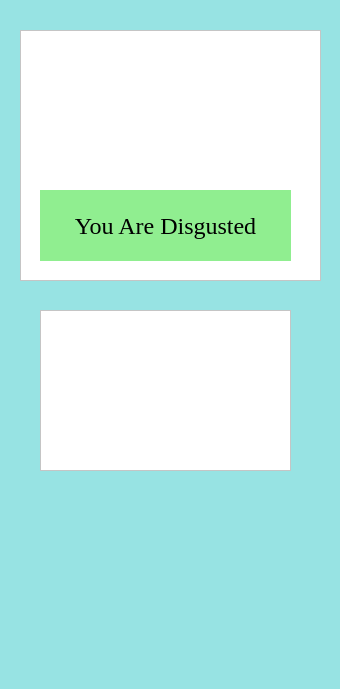
<?xml version="1.0" encoding="UTF-8"?>
<ui version="4.0">
 <class>Dialog</class>
 <widget class="QDialog" name="Dialog">
  <property name="geometry">
   <rect>
    <x>0</x>
    <y>0</y>
    <width>340</width>
    <height>689</height>
   </rect>
  </property>
  <property name="windowTitle">
   <string>You are disgusted.</string>
  </property>
  <property name="styleSheet">
   <string notr="true">
background-color: rgb(151, 227, 227);</string>
  </property>
  <widget class="QLabel" name="label">
   <property name="geometry">
    <rect>
     <x>40</x>
     <y>190</y>
     <width>251</width>
     <height>71</height>
    </rect>
   </property>
   <property name="font">
    <font>
     <family>Times New Roman</family>
     <pointsize>18</pointsize>
    </font>
   </property>
   <property name="styleSheet">
    <string notr="true">background-color: lightgreen</string>
   </property>
   <property name="text">
    <string>You Are Disgusted</string>
   </property>
   <property name="alignment">
    <set>Qt::AlignCenter</set>
   </property>
  </widget>
  <widget class="QFrame" name="frame">
   <property name="geometry">
    <rect>
     <x>40</x>
     <y>310</y>
     <width>251</width>
     <height>161</height>
    </rect>
   </property>
   <property name="styleSheet">
    <string notr="true">background-color:white</string>
   </property>
   <property name="frameShape">
    <enum>QFrame::StyledPanel</enum>
   </property>
   <property name="frameShadow">
    <enum>QFrame::Raised</enum>
   </property>
  </widget>
  <widget class="QFrame" name="frame_2">
   <property name="geometry">
    <rect>
     <x>20</x>
     <y>30</y>
     <width>301</width>
     <height>251</height>
    </rect>
   </property>
   <property name="styleSheet">
    <string notr="true">background-color:white</string>
   </property>
   <property name="frameShape">
    <enum>QFrame::StyledPanel</enum>
   </property>
   <property name="frameShadow">
    <enum>QFrame::Raised</enum>
   </property>
  </widget>
  <widget class="QLabel" name="opencam2">
   <property name="geometry">
    <rect>
     <x>100</x>
     <y>540</y>
     <width>151</width>
     <height>141</height>
    </rect>
   </property>
   <property name="text">
    <string/>
   </property>
   <property name="pixmap">
    <pixmap>image_2024-11-18_134353450-removebg-preview.png</pixmap>
   </property>
   <property name="scaledContents">
    <bool>true</bool>
   </property>
  </widget>
  <zorder>frame_2</zorder>
  <zorder>label</zorder>
  <zorder>frame</zorder>
  <zorder>opencam2</zorder>
 </widget>
 <resources/>
 <connections/>
</ui>
